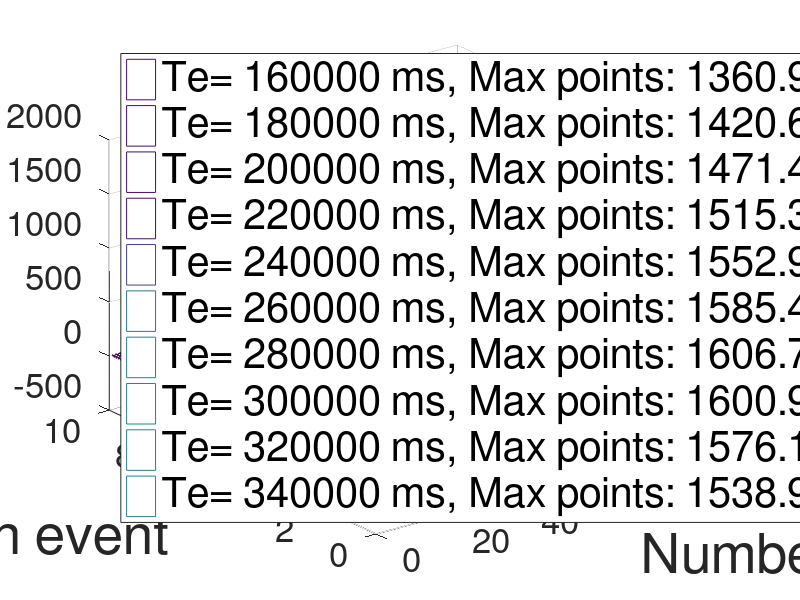

MATLAB code for this plot:
#April 2021 Aris Anagnostakis
#IoT micro-Blockchain modeling of cluster behavior 
#after Jan 26 2021 Notes and Scketch Jan_23
#all times as benchmarked in milliseconds
#building the Fame Game relying on the Witness Protocol
#Proving that for known N there is a maximum in in the total points that can be gathered in the system.  
#Every rational player will eventually find the right combination of w and Tevents (HAT) that maximizes its' points, 
#given that they all share the same strategy. (Pclient/Pserver is common).

clear
labels = {};
#The Fame Fame Game
      PointsTT = -100; # this is the "rude behavior"
      PointsTL = +110; #=LT this is the "polite behavior"
      PointsLL = -10; #-20 this is the "lazyness penalty"
#Benchmarks from the IoT experiment
      TotalMessages=0;
      Tcs = 3713;
      Tsc_Success = 100; #5067;
      Tsc_Failure = 100; #10361;
      Ttransmission = 519;
      Treception = 579;
      Tverify = 3;
      Thash = 4;
      Tsign = 3;
      Tcopy = 9;
      Tidle = 1;
      Taddexternal = 28;
      HAT=140000; #Time interval among Local events on a Node (ms) 100000 (Local events happen once in 100 sec) #Hyperlazy 2000000, #Hyperactive 2000
      Timeframe=HAT;
      Timeservice=Tsc_Success+Treception+Tverify+Tcopy+Thash+Tsign;
      AttemptsInTimeframe=Timeframe/Timeservice; #How many attempts can be serviced until a new local even rises
      N=100; #Total nodes in known neighbourhood
      W=1; #Total number of neighbors I want to try to inform of my event
      H=10; #Total different Tevent rounds 
    Points = zeros (H,N); #initialize the score-board in fame-game points per event
    TotalPoints = zeros (H,N); #points per all anticipated events in a timeframe
    for HATT=1:H
      HAT=HAT+20000;
      Pwitness = zeros (1,N); # Pwitness corresponds to the number of witnesses on a specific Local Event, given W attemts to share it

      for W=1:N
        Tclient=(Tsc_Success+Ttransmission); #*W
       
        Pclient= (W*Tclient)/HAT
 
        Pserver=1-Pclient;
        
        #Estimate witness profability as a function of Timeframe and Nefighboring nodes in network
        #Piwitness= Probability that node j becomes witness of the current event on IoT device i 
        #Pwitness= Probability that there is at least one witness other than me
        Piserveothers=0;
        i=(min(W, AttemptsInTimeframe)); #if everyone contacts W neighbors to share a Local Event to find a witness, what Possibility do i have to get at least one?
        for j=2:i
          Piserveothers=Piserveothers+(Pclient/(N-2));
        endfor

        #Piserveothers=(Pclient*W*(AttemptsInTimeframe-1))/(N-2)W
        Piwitness=Pserver-Piserveothers;
        Pwitness(W)=0;
        Pwitness(W)=i*Piwitness; #the probability of i witnesses existence

        #calculating points per round
        # W rounds are being played by a single player in the light of a Local event
        Points(HATT,W)= W*(((2*(Pclient*Piwitness)*PointsTL))+((Pclient^2)*PointsTT)+((Pserver^2)*PointsLL)); 
        TotalPoints(HATT,W)=N*(W*(((2*(Pclient*Piwitness)*PointsTL))+((Pclient^2)*PointsTT))+((N-W)*((Pserver^2)*PointsLL)));
      endfor
      [x,xi]=max(Pwitness)
      xi/N
      Points(HATT,:);
    #bar (Pwitness)
    #endfor

#plot results
mesh(Points)
    hold on
    xlabel('Number of Witnesses (w)',"fontsize",40)
    ylabel(' Points gathered by each of the N Nodes for each event',"fontsize",40)
    set(gca, "fontsize", 25)
    [wi,wii]=max(Points(HATT,:));
    labels = {labels{:}, ["Te= ", num2str(HAT), " ms, Max points: ", num2str(max(Points(HATT,:))), ", for W=", num2str(wii)]};
    legend (labels, "location", "Southwest","fontsize",30);
  endfor  
hold off